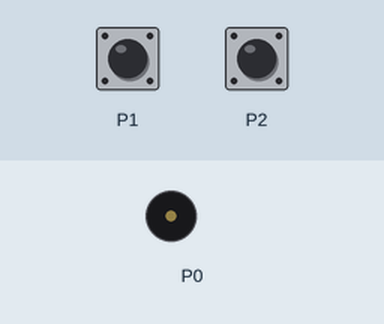
Bench run of a program on a simulated BBC micro:bit (MakeCode). Parts: buzzer (waves = sounding). The inputs (shaded band) are chosen by the test bench.

Above: at 1.2 s.
1.3 s: touch pin P1 pressed for 0.15 s
At 1.8 s:
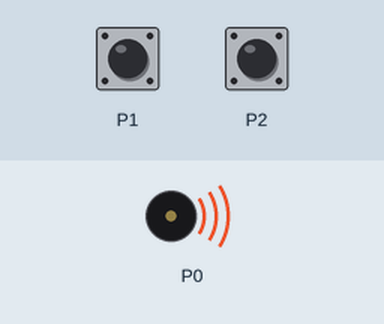
4.4 s: touch pin P2 pressed for 0.15 s
At 7.3 s:
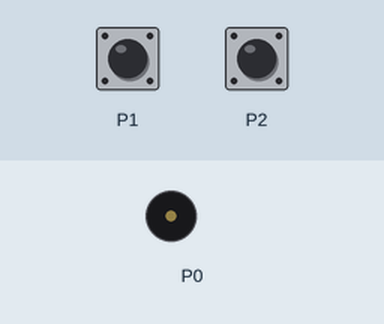
Timing chart, 0 to 8.8 s (numbered marks = the images above; inputs shaded):
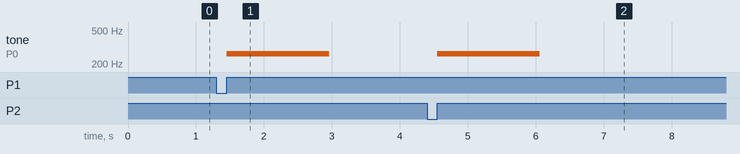

The program:

main.ts
```typescript
input.onPinPressed(TouchPin.P2, function () {
    music.playTone(262, music.beat(BeatFraction.Whole))
    music.playTone(262, music.beat(BeatFraction.Whole))
    music.playTone(262, music.beat(BeatFraction.Whole))
})
input.onPinPressed(TouchPin.P1, function () {
    music.playTone(262, music.beat(BeatFraction.Whole))
    music.playTone(262, music.beat(BeatFraction.Whole))
    music.playTone(262, music.beat(BeatFraction.Whole))
})
```

test.ts
```typescript
// aquí va el archivo "tests"; esto no se compilará cuando este paquete se utilice como una extensión.
```

Measured:
- after the input at 1.3 s, tone on P0: silent → 262 Hz after 0.15 s, → silent 1.5 s later
- after the input at 4.4 s, tone on P0: silent → 262 Hz after 0.15 s, → silent 1.5 s later
